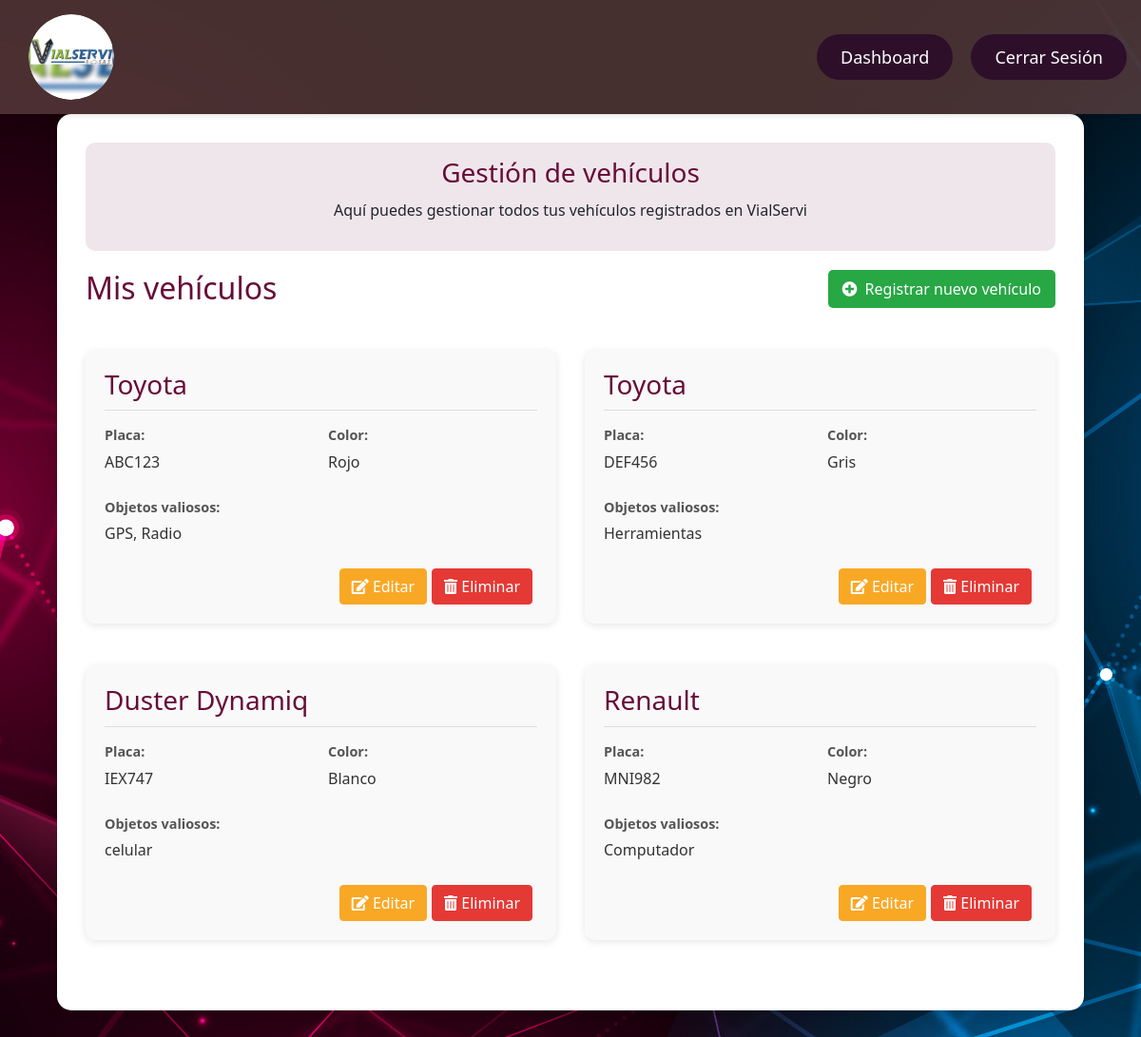
The page /cliente_vehiculo.php (signed in) on the database its author committed.
### tables this page shows
CREATE TABLE `vehiculos` (
  `Placa` varchar(20) NOT NULL,
  `Marca` varchar(50) DEFAULT NULL,
  `Objetos_Valiosos` text DEFAULT NULL,
  `Clientes_Vehiculos` int(11) DEFAULT NULL,
  `modelo_id` int(11) DEFAULT NULL,
  `color_id` int(11) DEFAULT NULL
);

CREATE TABLE `colores` (
  `color_id` int(11) NOT NULL,
  `nombre_color` varchar(20) DEFAULT NULL
);

### cliente_vehiculo.php (the view, shortened to what this page needs)
<?php
require_once 'config.php';
$cliente_id = $_SESSION['cliente_id'];
$sql_vehiculos = "
    SELECT
      v.Placa,
      v.Marca,
      mo.nombre       AS Modelo,
      co.nombre_color AS Color,
      v.Objetos_Valiosos
    FROM vehiculos v
    LEFT JOIN modelos  mo ON v.modelo_id = mo.id
    LEFT JOIN colores  co ON v.color_id   = co.color_id
    WHERE v.Clientes_Vehiculos = ?
";
$stmt_vehiculos = $conn->prepare($sql_vehiculos);
$stmt_vehiculos->bind_param("i", $cliente_id);
$stmt_vehiculos->execute();
$vehiculos = $stmt_vehiculos->get_result()->fetch_all(MYSQLI_ASSOC);
$accion = isset($_GET['accion']) ? $_GET['accion'] : 'listar';
?>
<!DOCTYPE html>
<html lang="es">
<head>
    <link href="https://stackpath.bootstrapcdn.com/bootstrap/4.5.2/css/bootstrap.min.css" rel="stylesheet">
    <link rel="stylesheet" href="https://cdnjs.cloudflare.com/ajax/libs/font-awesome/5.15.3/css/all.min.css">
</head>
<body>
<div class="sidebar">
    <div class="logo-container">
        <img src="Imagenes/Logo.jpg" alt="Logo" class="logo">
    </div>
    <div>
        <a href="cliente_dashboard.php"></i> Dashboard</a>
        <a href="logout_cliente.php"></i> Cerrar Sesión</a>
    </div>
</div>
<div class="container">
    <div class="welcome-message">
        <h3>Gestión de vehículos</h3>
        <p>Aquí puedes gestionar todos tus vehículos registrados en VialServi</p>
    </div>
    <?php if ($accion == 'listar'): ?>
        <div class="d-flex justify-content-between align-items-center mb-4">
            <h2>Mis vehículos</h2>
            <a href="?accion=nuevo" class="btn-add-vehicle"><i class="fas fa-plus-circle"></i> Registrar nuevo vehículo</a>
        </div>
        <?php if (empty($vehiculos)): ?>
            <div class="no-vehicles">
                <p>No tienes vehículos registrados.</p>
                <a href="?accion=nuevo" class="btn btn-primary mt-3">Registrar mi primer vehículo</a>
            </div>
        <?php else: ?>
            <div class="row">
                <?php foreach ($vehiculos as $vehiculo): ?>
                    <div class="col-md-6 mb-4">
                        <div class="vehicle-card">
                            <h3><?php echo htmlspecialchars($vehiculo['Marca'] . ' ' . $vehiculo['Modelo']); ?></h3>
                            <div class="vehicle-info">
                                <div class="vehicle-info-item">
                                    <span class="info-label">Placa:</span>
                                    <span class="info-value"><?php echo htmlspecialchars($vehiculo['Placa']); ?></span>
                                </div>
                                <div class="vehicle-info-item">
                                    <span class="info-label">Color:</span>
                                    <span class="info-value"><?php echo htmlspecialchars($vehiculo['Color']); ?></span>
                                </div>
                                <?php if (!empty($vehiculo['Objetos_Valiosos'])): ?>
                                <div class="vehicle-info-item" style="grid-column: 1 / -1;">
                                    <span class="info-label">Objetos valiosos:</span>
                                    <span class="info-value"><?php echo htmlspecialchars($vehiculo['Objetos_Valiosos']); ?></span>
                                </div>
                                <?php endif; ?>
                            </div>
                            <div class="vehicle-actions">
                                <a href="?accion=editar&placa=<?php echo urlencode($vehiculo['Placa']); ?>" class="btn btn-warning btn-action">
                                    <i class="fas fa-edit"></i> Editar
                                </a>
                                <button class="btn btn-danger btn-action" onclick="confirmarEliminar('<?php echo htmlspecialchars($vehiculo['Placa']); ?>')">
                                    <i class="fas fa-trash-alt"></i> Eliminar
                                </button>
                            </div>
                        </div>
                    </div>
                <?php endforeach; ?>
            </div>
        <?php endif; ?>
    <?php endif; ?>
</div>
</body>
</html>

### cliente_vehiculo.php (style rules this page uses)
* { margin: 0; padding: 0; box-sizing: border-box; }
body { font-family: 'Segoe UI', Tahoma, Geneva, Verdana, sans-serif; background-image: url('Imagenes/ClienteRegistrarVehiculo.jpg'); background-size: cover; background-position: center; background-attachment: fixed; margin: 0; padding: 0; }
.sidebar { width: 100%; position: fixed; top: 0; left: 0; background-color: rgba(100, 67, 67, 0.7); padding: 15px 0; z-index: 1000; display: flex; justify-content: space-between; align-items: center; box-shadow: 0 2px 5px rgba(0, 0, 0, 0.1); }
.sidebar a { padding: 12px 25px; text-decoration: none; font-size: 18px; color: #fff; background-color: #2d0f2a; margin-right: 15px; border-radius: 50px; transition: background-color 0.3s ease, transform 0.3s ease; }
.logo-container { margin-left: 30px; border-radius: 50%; width: 90px; height: 90px; overflow: hidden; }
.logo { width: 100%; height: 100%; object-fit: cover; box-shadow: 0 4px 10px rgba(0, 0, 0, 0.2); border-radius: 50%; }
.container { background-color: white; padding: 30px; border-radius: 15px; box-shadow: 0 6px 15px rgba(0, 0, 0, 0.1); width: 90%; max-width: 1200px; margin: 120px auto 40px; }
h2 { color: #680c39; margin-bottom: 20px; text-align: center; }
.btn-action { margin-right: 5px; }
.btn-warning { background-color: #f9a825; border-color: #f9a825; color: white; }
.btn-danger { background-color: #e53935; border-color: #e53935; }
.vehicle-card { background-color: #f9f9f9; border-radius: 10px; padding: 20px; margin-bottom: 20px; box-shadow: 0 2px 8px rgba(0,0,0,0.1); transition: transform 0.2s; }
.vehicle-card h3 { color: #680c39; margin-bottom: 15px; border-bottom: 1px solid #ddd; padding-bottom: 10px; }
.vehicle-info { display: grid; grid-template-columns: repeat(auto-fill, minmax(200px, 1fr)); gap: 15px; }
.vehicle-info-item { margin-bottom: 10px; }
.vehicle-actions { margin-top: 15px; display: flex; justify-content: flex-end; }
.welcome-message { background-color: rgba(104, 12, 57, 0.1); padding: 15px; border-radius: 10px; margin-bottom: 20px; text-align: center; }
.welcome-message h3 { color: #680c39; margin-bottom: 10px; }
.btn-add-vehicle { background-color: #28a745; color: white; padding: 8px 15px; border-radius: 5px; text-decoration: none; display: inline-flex; align-items: center; margin-bottom: 20px; }
.btn-add-vehicle i { margin-right:.5rem; }
.info-label { font-weight: bold; color: #555; font-size: 0.9rem; display: block; margin-bottom: 5px; }
.info-value { font-size: 1rem; color: #333; }

### rows shown on the page
vehiculos: Modelo "Toyota", Placa "ABC123", color.nombre_color "Rojo", Objetos_Valiosos "GPS, Radio"
vehiculos: Modelo "Toyota", Placa "DEF456", color.nombre_color "Gris", Objetos_Valiosos "Herramientas"
vehiculos: Modelo "Duster Dynamiq", Placa "IEX747", color.nombre_color "Blanco", Objetos_Valiosos "celular"
vehiculos: Modelo "Renault", Placa "MNI982", color.nombre_color "Negro", Objetos_Valiosos "Computador"
